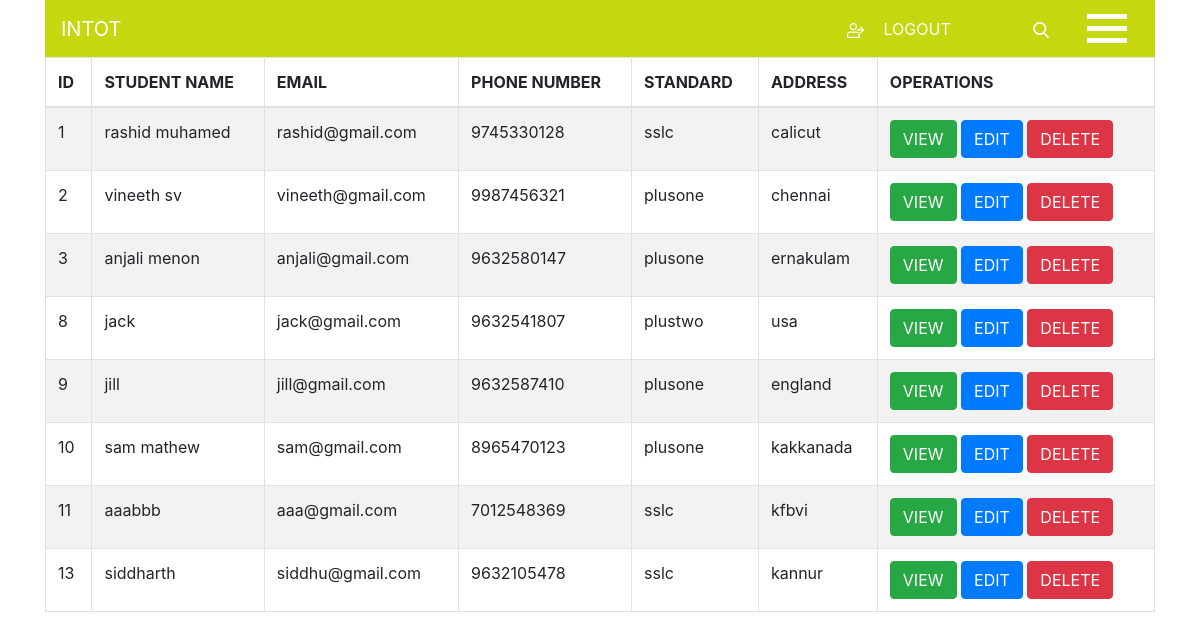
/studentsList.php (signed in), run on the app's committed database.
### tables this page shows
CREATE TABLE `students` (
  `id` int(11) NOT NULL,
  `student_name` varchar(20) NOT NULL,
  `email` varchar(20) NOT NULL,
  `phoneNumber` varchar(50) NOT NULL,
  `standard` varchar(50) NOT NULL,
  `address` varchar(20) NOT NULL
);

### studentsList.php (the view, shortened to what this page needs)
<!DOCTYPE html>
<html lang="en">
<head>
    <link rel="stylesheet" href="https://cdn.jsdelivr.net/npm/bootstrap@4.6.1/dist/css/bootstrap.min.css"
>
    <link rel="stylesheet" href="css/styles.css">
</head>
<body >
<section class="container">
    <nav class="navbar navbar-expand-md navbar-dark nav-background">
        <a class="navbar-brand" href="#">INTOT</a>
        <div class="collapse navbar-collapse" id="navbarSupportedContent">
            <ul class="navbar-nav mr-auto login-and-signup">
                <li class="nav-item active login">
                    <a class="nav-link" href="logout.php"><img class="signup-icon" src="images/signup.png" alt=""/><span>LOGOUT</span></a>
                </li>
            </ul>
            <form class="form-inline my-2 my-lg-0">
                <button class="header-buttons"><img src="images/search-icon.png" alt=""/></button>
            </form>
            <button class="btn btn-outline-success my-2 my-sm-0 menu-button" type="submit" onclick="openNav()"><img
                    src="images/menu.png" alt=""/></button>
        </div>
    </nav>
</section>
<div class="container">
        <?php
            require_once "dbConnect.php";
            $sql = "SELECT * FROM students";
            if($result = mysqli_query($con, $sql)) {
                if(mysqli_num_rows($result) > 0) {  ?>
                    <table class="table table-bordered table-striped">
                        <thead>
                            <tr>
                                <th>ID</th>
                                <th>STUDENT NAME</th>
                                <th>EMAIL</th>
                                <th>PHONE NUMBER</th>
                                <th>STANDARD</th>
                                <th>ADDRESS</th>
                                <th>OPERATIONS</th>
                            </tr>
                        </thead>
                        <tbody>
                            <?php while($row = mysqli_fetch_array($result)) { ?>
                                <tr>
                                    <td> <?php echo $row['id']; ?> </td>
                                    <td> <?php echo $row['student_name']; ?></td>
                                    <td> <?php echo $row['email']; ?></td>
                                    <td> <?php echo $row['phoneNumber']; ?></td>
                                    <td> <?php echo $row['standard']; ?></td>
                                    <td> <?php echo $row['address']; ?></td>
                                    <td>
                                        <a href="view.php?id=<?php echo $row['id']; ?>" class="btn btn-success" title="View Record" data-toggle="tooltip">VIEW</a>
                                        <a href="edit.php?id=<?php echo $row['id']; ?>" class="btn btn-primary" title="Delete Record" data-toggle="tooltip">EDIT</a>
                                        <a href="delete.php?id=<?php echo $row['id']; ?>" class="btn btn-danger" title="Delete Record" data-toggle="tooltip">DELETE</a>
                                    </td>
                                </tr>
                            <?php  } ?>
                        </tbody>
                    </table>
                            <?php
                } else  {
                            echo '<div class="alert alert-danger"><em>No records were found.</em></div>';
                        }
            }
        ?>
</div>
</body>
</html>

### css/styles.css (style rules this page uses)
.nav-background { background-color: #c4d70f; }
.header-buttons { background-color: #c4d70f; border: none; color: white; margin-right: 20px; }
.menu-button { border: none; }
.login-and-signup { margin-left: 70%; }
.login { margin-right: 20px; }
.signup-icon { margin-right: 20px; }

### data on the page
students: id "1", student_name "rashid muhamed", email "rashid@gmail.com", phoneNumber "9745330128", standard "sslc", address "calicut"
students: id "2", student_name "vineeth sv", email "vineeth@gmail.com", phoneNumber "9987456321", standard "plusone", address "chennai"
students: id "3", student_name "anjali menon", email "anjali@gmail.com", phoneNumber "9632580147", standard "plusone", address "ernakulam"
students: id "8", student_name "jack", email "jack@gmail.com", phoneNumber "9632541807", standard "plustwo", address "usa"
students: id "9", student_name "jill", email "jill@gmail.com", phoneNumber "9632587410", standard "plusone", address "england"
students: id "10", student_name "sam mathew", email "sam@gmail.com", phoneNumber "8965470123", standard "plusone", address "kakkanada"
students: id "11", student_name "aaabbb", email "aaa@gmail.com", phoneNumber "7012548369", standard "sslc", address "kfbvi"
students: id "13", student_name "siddharth", email "siddhu@gmail.com", phoneNumber "9632105478", standard "sslc", address "kannur"
